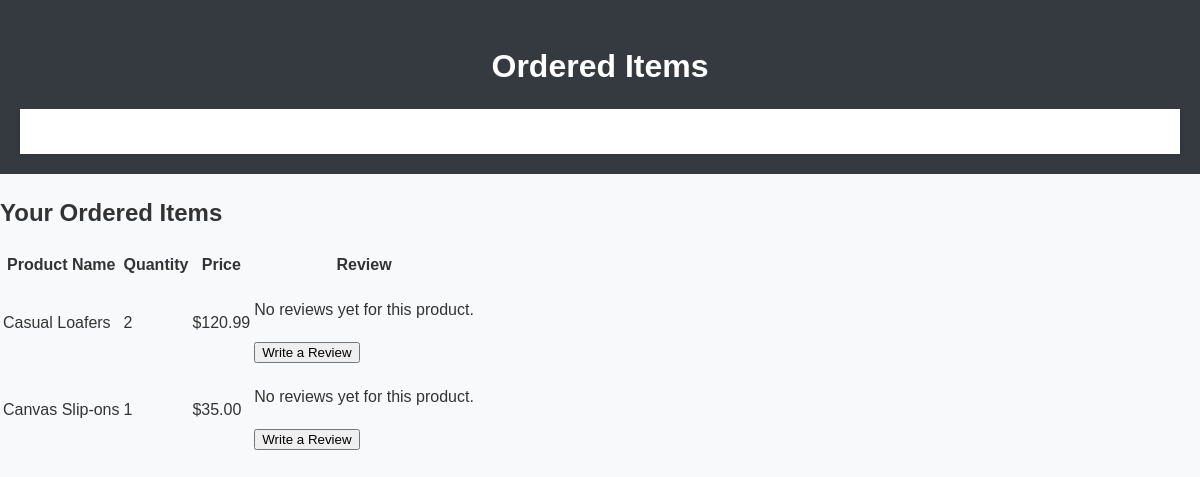
The app's page /EmShoe/ordered_items.php (signed in) with its own data.
### tables this page shows
CREATE TABLE Order_Items (
    id INT UNSIGNED AUTO_INCREMENT PRIMARY KEY,
    order_id INT UNSIGNED NOT NULL,
    product_id INT UNSIGNED NOT NULL,
    quantity INT UNSIGNED NOT NULL,
    price DECIMAL(10, 2) NOT NULL
);

CREATE TABLE Products (
    product_id INT UNSIGNED AUTO_INCREMENT PRIMARY KEY,   
    name VARCHAR(255) NOT NULL,                            
    description TEXT NOT NULL,                             
    price DECIMAL(10, 2) NOT NULL,                         
    image VARCHAR(255) NOT NULL,                           
    category_id INT UNSIGNED,                              
    category_type VARCHAR(255) NOT NULL,                   
    gender VARCHAR(50) NOT NULL,                           
    age_group VARCHAR(50) NOT NULL,                        
    size VARCHAR(50) NOT NULL,                             
    color VARCHAR(50) NOT NULL,                            
    rating DECIMAL(3, 2) NOT NULL,                         
    FOREIGN KEY (category_id) REFERENCES Categories(id)   
);

### EmShoe/ordered_items.php (the view, shortened to what this page needs)
<?php
$user_id = $_SESSION['user_id'];
try {
    if (!isset($pdo)) {
        $pdo = new PDO("mysql:host=localhost;dbname=shoeshop", "root", "");
        $pdo->setAttribute(PDO::ATTR_ERRMODE, PDO::ERRMODE_EXCEPTION);
    }
    $sql = "SELECT oi.id AS order_item_id, oi.product_id, oi.quantity, oi.price, p.name AS product_name
            FROM order_items oi
            JOIN orders o ON oi.order_id = o.id
            JOIN products p ON oi.product_id = p.product_id
            WHERE o.user_id = :user_id";
    $stmt = $pdo->prepare($sql);
    $stmt->execute(['user_id' => $user_id]);
    $orderedItems = $stmt->fetchAll(PDO::FETCH_ASSOC);
    $reviews = [];
    foreach ($orderedItems as $item) {
        $sql = "SELECT rating, review_text FROM reviews WHERE product_id = :product_id AND user_id = :user_id";
        $stmt = $pdo->prepare($sql);
        $stmt->execute(['product_id' => $item['product_id'], 'user_id' => $user_id]);
        $review = $stmt->fetch(PDO::FETCH_ASSOC);
        $reviews[$item['product_id']] = $review ? $review : null;
    }
} catch (PDOException $e) {
    echo "Error: " . $e->getMessage();
    exit();
}
?>
<!DOCTYPE html>
<html lang="en">
<head>
    <link rel="stylesheet" href="layout/css/style.css">
</head>
<body>
    <header>
        <h1>Ordered Items</h1>
        <nav>
            <ul>
                <li><a href="index.php">Home</a></li>
                <li><a href="products.php">Products</a></li>
                <li><a href="profile.php">Profile</a></li>
            </ul>
        </nav>
    </header>
    <div class="ordered-items">
        <h2>Your Ordered Items</h2>
        <?php if (!empty($orderedItems)): ?>
            <table>
                <thead>
                    <tr>
                        <th>Product Name</th>
                        <th>Quantity</th>
                        <th>Price</th>
                        <th>Review</th>
                    </tr>
                </thead>
                <tbody>
                    <?php foreach ($orderedItems as $item): ?>
                        <tr>
                            <td><?php echo htmlspecialchars($item['product_name']); ?></td>
                            <td><?php echo $item['quantity']; ?></td>
                            <td>$<?php echo number_format($item['price'], 2); ?></td>
                            <td>
                                <?php
                                if (isset($reviews[$item['product_id']])) {
                                    if ($reviews[$item['product_id']] !== null) {
                                        echo "<p><strong>Rating:</strong> " . $reviews[$item['product_id']]['rating'] . "/5</p>";
                                        echo "<p><strong>Review:</strong> " . htmlspecialchars($reviews[$item['product_id']]['review_text']) . "</p>";
                                    } else {
                                        echo "<p>No reviews yet for this product.</p>";
                                        echo "<a href='review_product.php?product_id=" . $item['product_id'] . "' class='review-btn'>
                                                <button>Write a Review</button>
                                              </a>";
                                    }
                                } else {
                                    echo "<p>No reviews yet for this product.</p>";
                                    echo "<a href='review_product.php?product_id=" . $item['product_id'] . "' class='review-btn'>
                                            <button>Write a Review</button>
                                          </a>";
                                }
                                ?>
                            </td>
                        </tr>
                    <?php endforeach; ?>
                </tbody>
            </table>
        <?php else: ?>
            <p>You have no ordered items.</p>
        <?php endif; ?>
    </div>
</body>
</html>

### EmShoe/css/style.css (style rules this page uses)
body { font-family: 'Open Sans', sans-serif; background-color: #f5f5f5; color: #333; margin: 0; padding: 0; line-height: 1.6; }
h1, h2, h3 { font-weight: 700; margin-bottom: 1rem; }
nav { background-color: #fff; padding: 10px 0; box-shadow: 0 2px 5px rgba(0, 0, 0, 0.1); }
nav ul { list-style: none; margin: 0; padding: 0; text-align: center; }
nav li { display: inline-block; margin: 0 10px; }
nav a { color: #333; text-decoration: none; font-weight: bold; transition: color 0.3s ease; }
body { font-family: Arial, sans-serif; margin: 0; padding: 0; background-color: #f8f9fa; }
header, footer { background-color: #343a40; color: #ffffff; padding: 20px; text-align: center; }
nav ul { list-style: none; padding: 0; }
nav ul li { display: inline; margin: 0 10px; }
nav ul li a { color: #ffffff; text-decoration: none; }

### records on screen
order_items: product.name "Casual Loafers", quantity "2", price "120.99"
order_items: product.name "Canvas Slip-ons", quantity "1", price "35.00"
